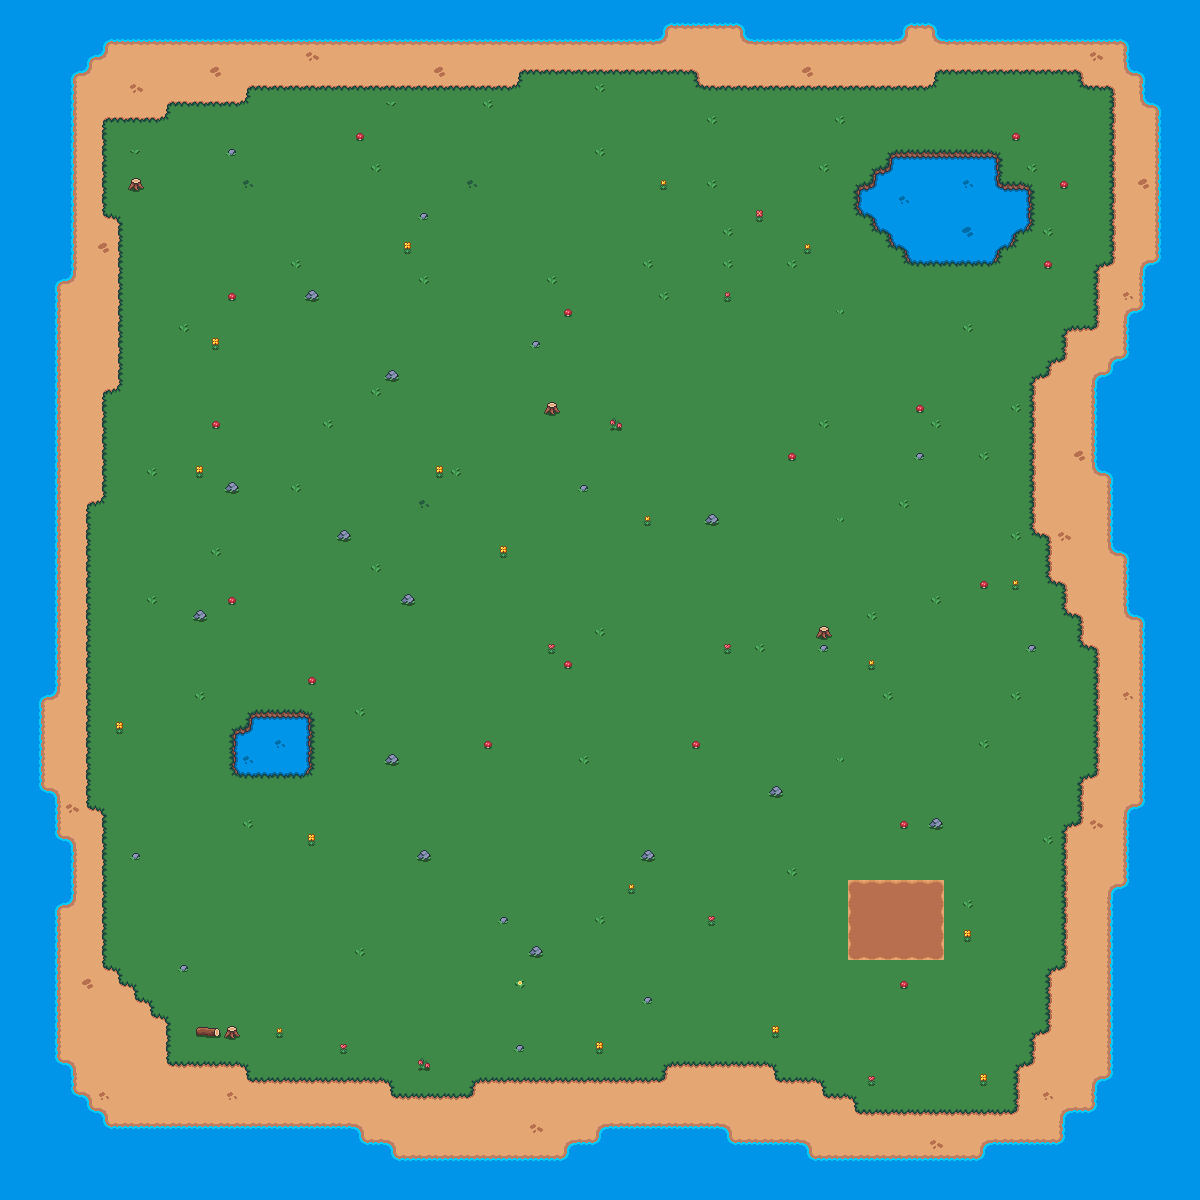

The image is a tile-based game level rendered from a .tmx file. Its description and source (layers, tilesets, objects; grid data summarised) follow:
An orthogonal 75x75 tile map with 16x16 px tiles, 5 tile layers (pozadi, more, priroda, zvirata_plocha, ...), 1 hidden layer not drawn, 7 tilesets and 81 objects.

<map version="1.10" tiledversion="1.11.0" orientation="orthogonal" renderorder="right-down" width="75" height="75" tilewidth="16" tileheight="16" infinite="0" nextlayerid="17" nextobjectid="253">
 <tileset firstgid="1" source="Water_Tile.tsx" />
 <tileset firstgid="19" source="Cliff_Tile.tsx" />
 <tileset firstgid="37" source="Path_Tile.tsx" />
 <tileset firstgid="55" source="Outdoor_Decor_Free.tsx" />
 <tileset firstgid="139" source="Oak_Tree.tsx" />
 <tileset firstgid="140" source="FarmLand_Tile.tsx" />
 <tileset firstgid="149" source="Beach_Tile.tsx" />
 <layer id="1" name="pozadi" width="75" height="75">
  <data>[5625 cells, 5625 non-empty, 26 distinct tile ids]</data>
 </layer>
 <layer id="14" name="more" width="75" height="75">
  <data>[5625 cells, 1105 non-empty, 14 distinct tile ids]</data>
 </layer>
 <layer id="6" name="priroda" width="75" height="75">
  <data>[5625 cells, 134 non-empty, 17 distinct tile ids]</data>
 </layer>
 <layer id="7" name="zvirata_plocha" width="75" height="75">
  <data>[5625 cells, 30 non-empty, 9 distinct tile ids]</data>
 </layer>
 <layer id="16" name="stromy" width="75" height="75" visible="0">
  <data>[5625 cells, 81 non-empty, 1 distinct tile ids]</data>
 </layer>
 <layer id="13" name="jezera" width="75" height="75">
  <data>[5625 cells, 109 non-empty, 15 distinct tile ids]</data>
 </layer>
 <objectgroup id="12" name="tree">
  <object id="151" gid="139" x="162.667" y="220" width="41" height="64" />
  <object id="152" gid="139" x="154.667" y="317.333" width="41" height="64" />
  <object id="153" gid="139" x="146.667" y="446.667" width="41" height="64" />
  <object id="154" gid="139" x="241.333" y="457.333" width="41" height="64" />
  <object id="155" gid="139" x="238.667" y="376" width="41" height="64" />
  <object id="156" gid="139" x="309.333" y="260" width="41" height="64" />
  <object id="157" gid="139" x="221.333" y="285.333" width="41" height="64" />
  <object id="158" gid="139" x="388" y="193.333" width="41" height="64" />
  <object id="159" gid="139" x="265.333" y="176" width="41" height="64" />
  <object id="160" gid="139" x="494.667" y="188" width="41" height="64" />
  <object id="161" gid="139" x="461.333" y="284" width="41" height="64" />
  <object id="162" gid="139" x="336" y="352" width="41" height="64" />
  <object id="163" gid="139" x="345.333" y="502.667" width="41" height="64" />
  <object id="164" gid="139" x="434.667" y="442.667" width="41" height="64" />
  <object id="165" gid="139" x="241.333" y="594.667" width="41" height="64" />
  <object id="166" gid="139" x="109.333" y="574.667" width="41" height="64" />
  <object id="167" gid="139" x="117.333" y="700" width="41" height="64" />
  <object id="168" gid="139" x="226.667" y="693.333" width="41" height="64" />
  <object id="169" gid="139" x="137.333" y="813.333" width="41" height="64" />
  <object id="170" gid="139" x="152" y="908" width="41" height="64" />
  <object id="171" gid="139" x="205.333" y="994.667" width="41" height="64" />
  <object id="174" gid="139" x="274.667" y="1017.33" width="41" height="64" />
  <object id="175" gid="139" x="434.667" y="1042.67" width="41" height="64" />
  <object id="176" gid="139" x="542.667" y="1033.33" width="41" height="64" />
  <object id="177" gid="139" x="701.333" y="1046.67" width="41" height="64" />
  <object id="178" gid="139" x="878.667" y="1105.33" width="41" height="64" />
  <object id="179" gid="139" x="986.667" y="962.667" width="41" height="64" />
  <object id="180" gid="139" x="958.667" y="870.667" width="41" height="64" />
  <object id="181" gid="139" x="1018.67" y="788" width="41" height="64" />
  <object id="182" gid="139" x="922.667" y="693.333" width="41" height="64" />
  <object id="183" gid="139" x="932" y="561.333" width="41" height="64" />
  <object id="184" gid="139" x="941.333" y="432" width="41" height="64" />
  <object id="185" gid="139" x="1005.33" y="348" width="41" height="64" />
  <object id="186" gid="139" x="1057.33" y="272" width="41" height="64" />
  <object id="187" gid="139" x="1036" y="172" width="41" height="64" />
  <object id="188" gid="139" x="952" y="146.667" width="41" height="64" />
  <object id="189" gid="139" x="853.333" y="149.333" width="41" height="64" />
  <object id="190" gid="139" x="749.333" y="174.667" width="41" height="64" />
  <object id="191" gid="139" x="614.667" y="177.333" width="41" height="64" />
  <object id="192" gid="139" x="553.333" y="264" width="41" height="64" />
  <object id="193" gid="139" x="580" y="394.667" width="41" height="64" />
  <object id="194" gid="139" x="452" y="372" width="41" height="64" />
  <object id="195" gid="139" x="524" y="618.667" width="41" height="64" />
  <object id="196" gid="139" x="402.667" y="589.333" width="41" height="64" />
  <object id="197" gid="139" x="388" y="710.667" width="41" height="64" />
  <object id="198" gid="139" x="497.333" y="746.667" width="41" height="64" />
  <object id="199" gid="139" x="449.333" y="660" width="41" height="64" />
  <object id="200" gid="139" x="681.333" y="832" width="41" height="64" />
  <object id="201" gid="139" x="596" y="852" width="41" height="64" />
  <object id="202" gid="139" x="514.667" y="910.667" width="41" height="64" />
  <object id="203" gid="139" x="402.667" y="962.667" width="41" height="64" />
  <object id="204" gid="139" x="354.667" y="1053.33" width="41" height="64" />
  <object id="205" gid="139" x="325.333" y="930.667" width="41" height="64" />
  <object id="206" gid="139" x="245.333" y="925.333" width="41" height="64" />
  <object id="207" gid="139" x="406.667" y="806.667" width="41" height="64" />
  <object id="208" gid="139" x="329.333" y="846.667" width="41" height="64" />
  <object id="209" gid="139" x="313.333" y="653.333" width="41" height="64" />
  <object id="210" gid="139" x="493.333" y="524" width="41" height="64" />
  <object id="211" gid="139" x="610.667" y="517.333" width="41" height="64" />
  <object id="212" gid="139" x="618.667" y="693.333" width="41" height="64" />
  <object id="213" gid="139" x="706.667" y="484" width="41" height="64" />
  <object id="214" gid="139" x="822.667" y="490.667" width="41" height="64" />
  <object id="215" gid="139" x="852" y="598.667" width="41" height="64" />
  <object id="216" gid="139" x="701.333" y="625.333" width="41" height="64" />
  <object id="217" gid="139" x="786.667" y="745.333" width="41" height="64" />
  <object id="218" gid="139" x="890.667" y="796" width="41" height="64" />
  <object id="219" gid="139" x="718.667" y="908" width="41" height="64" />
  <object id="220" gid="139" x="624" y="981.333" width="41" height="64" />
  <object id="221" gid="139" x="816" y="860" width="41" height="64" />
  <object id="222" gid="139" x="701" y="737" width="41" height="64" />
  <object id="223" gid="139" x="510" y="834" width="41" height="64" />
  <object id="224" gid="139" x="432" y="894" width="41" height="64" />
  <object id="226" gid="139" x="590.667" y="767.333" width="41" height="64" />
  <object id="227" gid="139" x="610.667" y="600" width="41" height="64" />
  <object id="228" gid="139" x="766.667" y="584" width="41" height="64" />
  <object id="229" gid="139" x="661.333" y="400" width="41" height="64" />
  <object id="232" gid="139" x="857.333" y="409.333" width="41" height="64" />
  <object id="233" gid="139" x="762.667" y="405.333" width="41" height="64" />
  <object id="234" gid="139" x="813.333" y="1058.67" width="41" height="64" />
  <object id="235" gid="139" x="956" y="1045.33" width="41" height="64" />
  <object id="236" gid="139" x="748" y="978.667" width="41" height="64" />
 </objectgroup>
</map>
